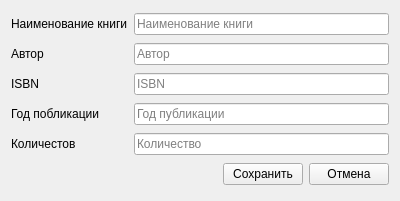
<?xml version="1.0" encoding="UTF-8"?>
<ui version="4.0">
 <class>AddBook</class>
 <widget class="QWidget" name="AddBook">
  <property name="geometry">
   <rect>
    <x>0</x>
    <y>0</y>
    <width>400</width>
    <height>201</height>
   </rect>
  </property>
  <property name="windowTitle">
   <string>Form</string>
  </property>
  <layout class="QGridLayout" name="gridLayout">
   <item row="0" column="0">
    <widget class="QLabel" name="label_name">
     <property name="text">
      <string>Наименование книги</string>
     </property>
     <property name="wordWrap">
      <bool>true</bool>
     </property>
    </widget>
   </item>
   <item row="0" column="1">
    <widget class="QLineEdit" name="lineEdit_name">
     <property name="placeholderText">
      <string>Наименование книги</string>
     </property>
    </widget>
   </item>
   <item row="1" column="0">
    <widget class="QLabel" name="label_author">
     <property name="text">
      <string>Автор</string>
     </property>
    </widget>
   </item>
   <item row="1" column="1">
    <widget class="QLineEdit" name="lineEdit_author">
     <property name="placeholderText">
      <string>Автор</string>
     </property>
    </widget>
   </item>
   <item row="2" column="0">
    <widget class="QLabel" name="label_isbn">
     <property name="text">
      <string>ISBN</string>
     </property>
    </widget>
   </item>
   <item row="2" column="1">
    <widget class="QLineEdit" name="lineEdit_isbn">
     <property name="placeholderText">
      <string>ISBN</string>
     </property>
    </widget>
   </item>
   <item row="3" column="0">
    <widget class="QLabel" name="label_year">
     <property name="text">
      <string>Год побликации</string>
     </property>
    </widget>
   </item>
   <item row="3" column="1">
    <widget class="QLineEdit" name="lineEdit_year">
     <property name="placeholderText">
      <string>Год публикации</string>
     </property>
    </widget>
   </item>
   <item row="4" column="0">
    <widget class="QLabel" name="label_count">
     <property name="text">
      <string>Количестов</string>
     </property>
    </widget>
   </item>
   <item row="4" column="1">
    <widget class="QLineEdit" name="lineEdit_count">
     <property name="placeholderText">
      <string>Количество</string>
     </property>
    </widget>
   </item>
   <item row="5" column="0" colspan="2">
    <layout class="QHBoxLayout" name="horizontalLayout">
     <item>
      <spacer name="horizontalSpacer">
       <property name="orientation">
        <enum>Qt::Horizontal</enum>
       </property>
       <property name="sizeHint" stdset="0">
        <size>
         <width>40</width>
         <height>20</height>
        </size>
       </property>
      </spacer>
     </item>
     <item>
      <widget class="QPushButton" name="pushButton_save">
       <property name="text">
        <string>Сохранить</string>
       </property>
      </widget>
     </item>
     <item>
      <widget class="QPushButton" name="pushButton_cancel">
       <property name="text">
        <string>Отмена</string>
       </property>
      </widget>
     </item>
    </layout>
   </item>
  </layout>
 </widget>
 <resources/>
 <connections/>
</ui>
